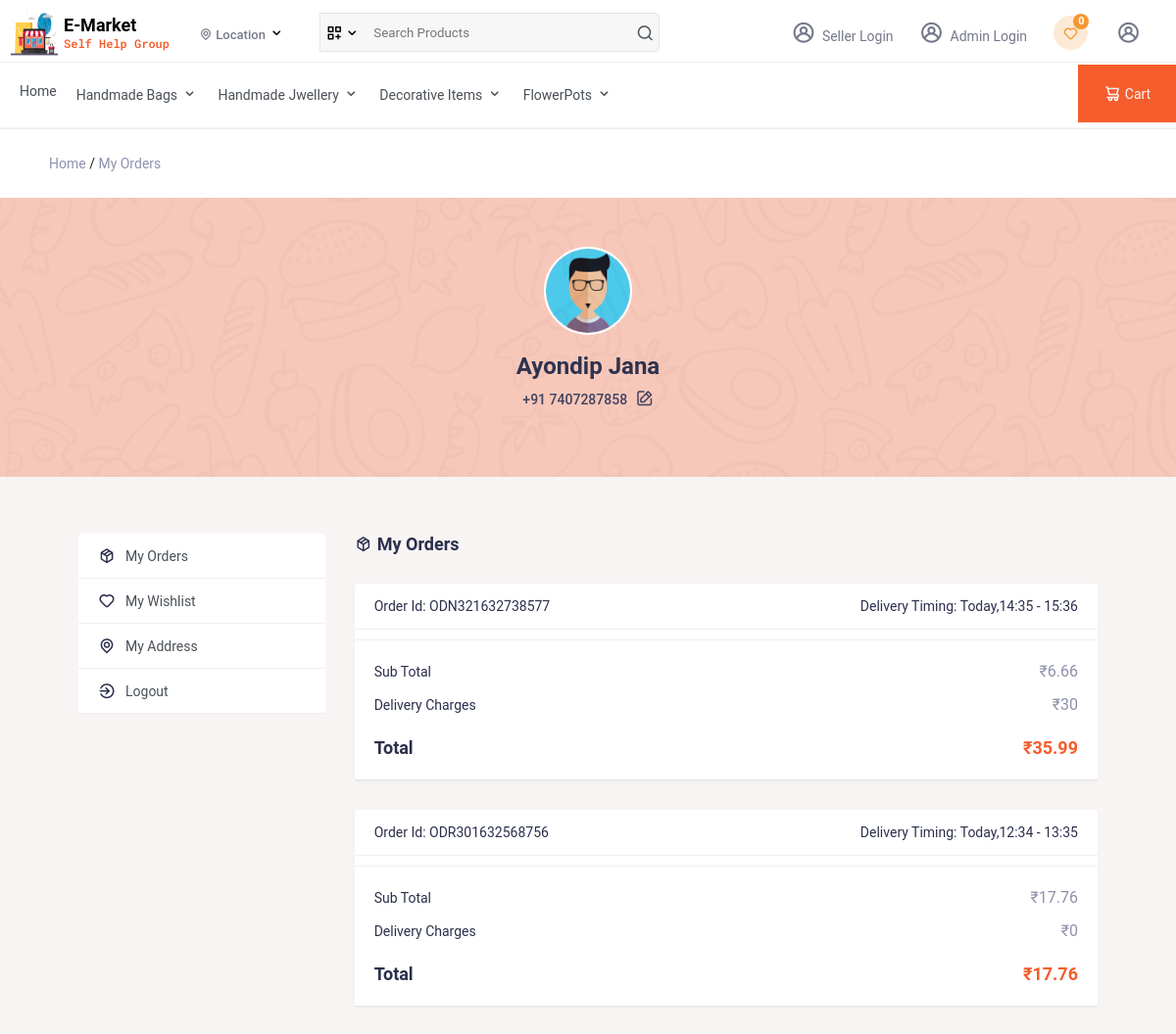
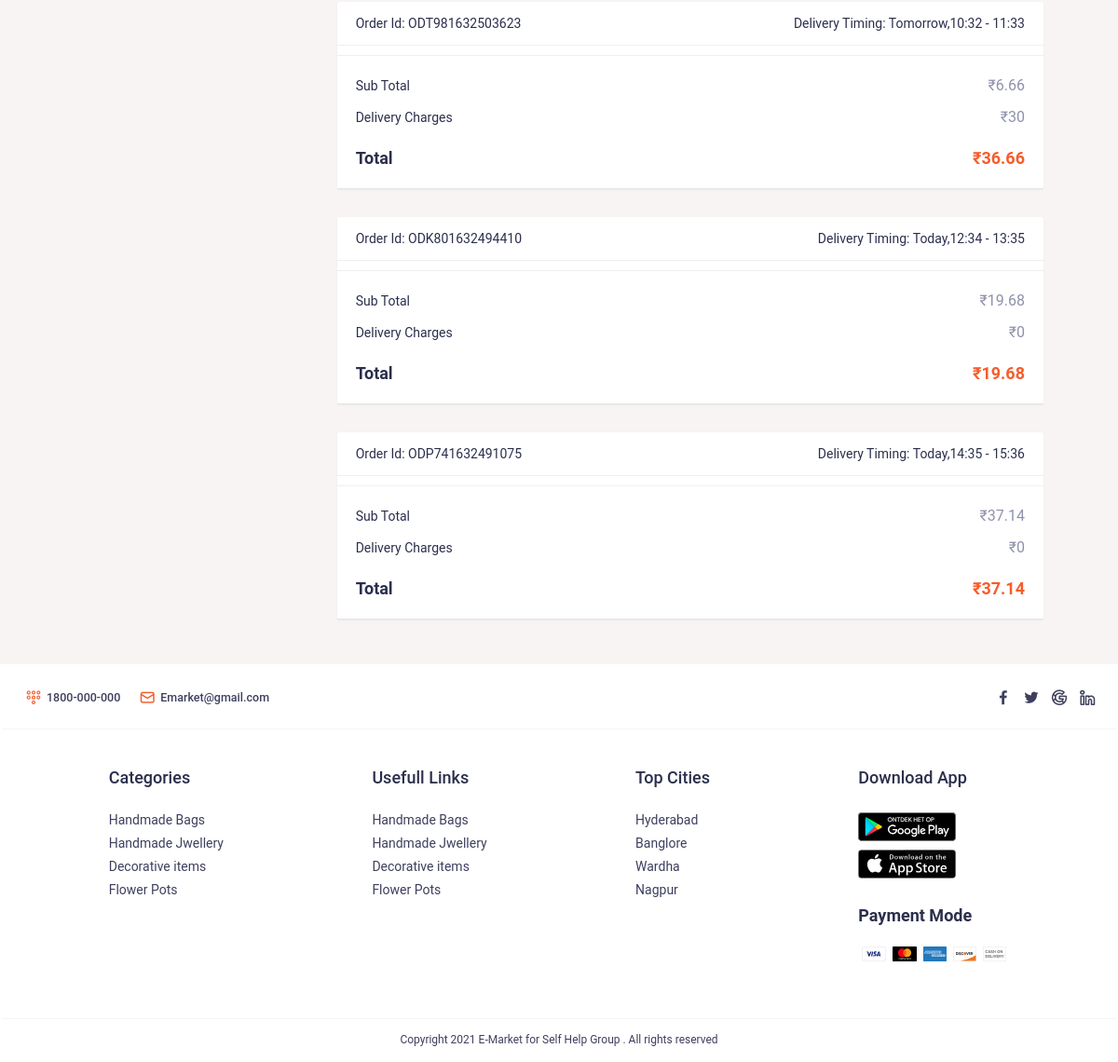
/myac.php (signed in), run on the app's committed database (2 pictures, top to bottom).
### tables this page shows
CREATE TABLE `categories` (
  `id` int(11) NOT NULL,
  `category` varchar(255) NOT NULL,
  `status` tinyint(1) NOT NULL
);

CREATE TABLE `users` (
  `id` int(11) NOT NULL,
  `email` varchar(255) NOT NULL,
  `password` text NOT NULL,
  `mobile` varchar(255) NOT NULL,
  `name` varchar(255) NOT NULL,
  `m_vfd` tinyint(1) NOT NULL,
  `e_vfd` tinyint(1) NOT NULL,
  `status` tinyint(1) NOT NULL
);

CREATE TABLE `orders` (
  `id` int(11) NOT NULL,
  `o_id` text NOT NULL,
  `u_id` int(11) NOT NULL,
  `ad_id` int(11) NOT NULL,
  `dv_date` varchar(255) NOT NULL,
  `dv_time` varchar(255) NOT NULL,
  `payment_type` int(11) NOT NULL,
  `payment_status` int(11) NOT NULL,
  `order_status` int(11) NOT NULL,
  `mihpayid` varchar(255) NOT NULL,
  `txnid` varchar(255) NOT NULL,
  `payu_status` varchar(255) NOT NULL,
  `total_amt` float NOT NULL,
  `ship_fee_order` float NOT NULL,
  `final_val` float NOT NULL,
  `isnew` int(11) NOT NULL,
  `delivered_by` int(11) NOT NULL,
  `u_cnfrm` int(11) NOT NULL,
  `ptu` int(11) NOT NULL,
  `udvc` int(11) NOT NULL,
  `is_p_app` int(11) NOT NULL,
  `is_w_ap` int(11) NOT NULL,
  `prmo` int(11) NOT NULL,
  `wlmt` int(11) NOT NULL
);

CREATE TABLE `dv_time` (
  `id` int(11) NOT NULL,
  `from` varchar(100) NOT NULL,
  `tto` varchar(100) NOT NULL
);

### myac.php (the view, shortened to what this page needs)
<?php
require('require/top.php');
?>
<div class="path">
    <div class="container">
        <a href="index.php">Home</a>
        /
        <a href="index.html">My Orders</a>
    </div>
</div>
<section class="myorders">
    <?php require('require/headbanner.php'); ?>
    <section class="myac-body">
        <div class="flex row">
            <?php require('require/ac-left.php'); ?>
            <div class="right">
                <h4><i class="uil uil-box"></i>My Orders</h4>
                <div class="col-lg-12 col-md-12" id="bill-sec">
                    <?php
               $uid=$_SESSION['USER_ID'];
                $query="select orders.is_p_app,orders.is_w_ap,orders.prmo,orders.wlmt,orders.u_cnfrm,orders.dv_time,orders.order_status,orders.id,orders.o_id,orders.total_amt,orders.ship_fee_order,orders.final_val,dv_time.from,dv_time.tto from orders,dv_time where orders.u_id='$uid' and orders.dv_date=dv_time.id and not orders.order_status='1' order by orders.id desc";
                $res=mysqli_query($con,$query);
                if(mysqli_num_rows($res)>0){
                  while($row=mysqli_fetch_assoc($res)){
              ?>
                    <div class="pdpt-bg">
                        <div class="pdpt-title flex justify-between">
                            <h6>Order Id: <?php echo $row['o_id']; ?></h6>
                            <h6>Delivery Timing: <?php echo $row['dv_time']; ?>,<?php echo $row['from']; ?> -
                                <?php echo $row['tto']; ?></h6>
                        </div>
                        <div class="order-body10">
                            <div class="total-dt">
                                <div class="total-checkout-group">
                                    <div class="cart-total-dil">
                                        <h4>Sub Total</h4>
                                        <span>&#8377;<?php echo $row['total_amt']; ?></span>
                                    </div>
                                    <div class="cart-total-dil pt-3">
                                        <h4>Delivery Charges</h4>
                                        <span>&#8377;<?php echo $row['ship_fee_order']; ?></span>
                                    </div>
                                </div>
                                <div class="main-total-cart">
                                    <h2>Total</h2>
                                    <span>&#8377;<?php echo $row['final_val']; ?></span>
                                </div>
                            </div>
                        </div>
                    </div>
                    <?php
                  }
                }
            ?>
                </div>
            </div>
        </div>
    </section>
</section>
<?php require('require/foot.php'); ?>
<?php require('require/last.php'); ?>

### require/top.php (shortened to what this page needs)
<?php
    require("utility/utility.php");
?>
<!DOCTYPE html>
<html lang="en">
<head>
    <link rel="stylesheet" href="assets/css/style.css" />
    <link rel="stylesheet" href="https://unicons.iconscout.com/release/v4.0.0/css/line.css" />
    <link rel="stylesheet" href="assets/css/owl.carousel.min.css" />
    <link rel="stylesheet" href="assets/css/owl.theme.default.min.css" />
</head>
<body>
    <header class="header">
        <div class="top-header">
            <div class="th">
                <div class="logo">
                    <a href="index.html">
                        <img src="assets/images/sellerlogo.png" alt="logo" />
                    </a>
                </div>
                <div class="name">
                    E-Market <br />
                    <span>Self Help Group</span>
                </div>
                <div class="selecloc">
                    <div class="dropdown" tabindex="0">
                        <div class="text">
                            <i class="uil uil-location-point"></i>
                            <?php
               if(isset($_GET['utm_source'])){
                 $source=$_GET['utm_source'];
                $c=mysqli_num_rows(mysqli_query($con,"select * from city where id='$source'"));
                if($c==0){
                  redirect('index.php');
                  die();
                }
                if(isset($_SESSION['utm_source'])){
                  if($_GET['utm_source']!=$_SESSION['utm_source']){
                    if(isset($_SESSION['USER_CART'])){
                      unset($_SESSION['USER_CART']);
                      unset($_SESSION['CART_QTY']);
                    }
                    $_SESSION['utm_source']=$source;
                    echo getcity($con,$_SESSION['utm_source']);
                  }else{
                    echo getcity($con,$_SESSION['utm_source']);
                  }
                }else{
                  $_SESSION['utm_source']=$source;
                  echo getcity($con,$_SESSION['utm_source']);
                }
               }else{
                if(isset($_SESSION['utm_source'])){
                  echo getcity($con,$_SESSION['utm_source']);
                }else{
                  echo "Location";
                }
               }
               ?>
                        </div>
                        <i class="uil uil-angle-down icon__14"></i>
                    </div>
                </div>
                <div class="searchbox">
                    <span>
                        <i class="uil uil-create-dashboard" onclick="show_cat()"></i>
                        <i class="uil uil-angle-down icon__14" onclick="show_cat()"></i>
                    </span>
                    <form action="view.php" method="GET">
                        <input type="text" placeholder="Search Products" name="k" />
                        <button>
                            <i class="uil uil-search"></i>
                        </button>
                    </form>
                </div>
                <div class="rightbox">
                    <ul>
                        <li>
                            <a href="seller/index.php" class="rightlink">
                            <i class="uil uil-user-circle bg"></i>
                                Seller Login
                            </a>
                        </li>
                        <li>
                            <a href="admin/login.php" class="rightlink">
                            <i class="uil uil-user-circle bg"></i>
                                Admin Login
                            </a>
                        </li>
                        <li>
                            <a href="wishlist.php" class="rightlink wl">
                                <i class="uil uil-heart icon_wishlist"></i>
                                <span class="noti_count1">
                                    <?php
                                        if(isset($_SESSION['USER_LOGIN'])){
                                            $uid=$_SESSION['USER_ID'];
                                            $num=mysqli_num_rows(mysqli_query($con,"select * from wishlist where u_id='$uid'"));
                                            echo $num;
                                        }else{
                                            echo 0;
                                        }
                                    ?>
                                </span>
                            </a>
                        </li>
                        <li class="user">
                            <a href="javascript:void(0)" class="rightlink">
                                <i class="uil uil-user-circle bg" onclick="show_userpanel()">
                                </i>
                            </a>
                        </li>
                    </ul>
                </div>
            </div>
        </div>
        <div class="bottom-header">
            <div class="sub-header">
                <nav>
                    <div class="div"><a href="index.php">Home</a></div>
                    <?php
                $res=mysqli_query($con,"select * from categories limit 10");
                while($row=mysqli_fetch_assoc($res)){
            ?>
                    <div class="div">
                        <?php
                echo $row['category'];
            ?>
                        <i class="uil uil-angle-down icon__14"></i>
                    </div>
                    <?php
                }
            ?>
                </nav>
                <div class="cart-right" onclick="control.redirect('cart.php')">
                    <i class="uil uil-shopping-cart-alt"></i>Cart
                </div>
            </div>
        </div>
    </header>

### require/headbanner.php
<?php
$userid=$_SESSION['USER_ID'];
$userData=mysqli_fetch_assoc(mysqli_query($con,"select users.* from users where users.id='$userid' "));
?>
<div class="headbanner">
    <div class="userimage">
        <img src="assets/images/img-5.jpg" alt="" />
    </div>
    <h4><?php echo $userData['name'] ?></h4>
    <p>
        +91 <?php echo $userData['mobile'] ?>
        <a href="#"><i class="uil uil-edit"></i></a>
    </p>
</div>

### require/ac-left.php
<div class="left">
            <div class="ul-wrapper">
              <ul>
                <li <?php if($_SERVER['PHP_SELF']==D."/myac.php"){ echo "class='active'"; } ?>>
                  <i class="uil uil-box"></i>
                  <a href="myac.php">My Orders</a>
                </li>
                <li <?php if($_SERVER['PHP_SELF']==D."/wishlist.php"){ echo "class='active'"; } ?>>
                  <i class="uil uil-heart"></i>
                  <a href="wishlist.php">My Wishlist</a>
                </li>
                <li <?php if($_SERVER['PHP_SELF']==D."/address.php" || $_SERVER['PHP_SELF']==D."/edit_address.php" || $_SERVER['PHP_SELF']==D."/add_address.php"){ echo "class='active'"; } ?>>
                  <i class="uil uil-location-point"></i>
                  <a href="address.php">My Address</a>
                </li>
                <li onclick="logout()">
                  <i class="uil uil-sign-out-alt"></i>
                  <a href="javascript:void(0)">Logout</a>
                </li>
              </ul>
            </div>
          </div>

### require/foot.php (shortened to what this page needs)
<section class="defaultPadding mt4 footer">
    <div class="footer-row1">
        <div class="container">
            <div class="row flex">
                <ul class="ul1">
                    <li>
                        <a href="#">
                            <i class="uil uil-dialpad-alt"></i>
                            1800-000-000
                        </a>
                    </li>
                    <li>
                        <a href="#">
                            <i class="uil uil-envelope-alt"></i>
                            Emarket@gmail.com
                        </a>
                    </li>
                </ul>
                <ul class="ul2">
                    <li>
                        <a href="#">
                            <i class="uil uil-facebook-f"></i>
                        </a>
                    </li>
                    <li>
                        <a href="#">
                            <i class="uil uil-twitter"></i>
                        </a>
                    </li>
                    <li>
                        <a href="#">
                            <i class="uil uil-google"></i>
                        </a>
                    </li>
                    <li>
                        <a href="#">
                            <i class="uil uil-linkedin-alt"></i>
                        </a>
                    </li>
                </ul>
            </div>
        </div>
    </div>
    <div class="footer-row2">
        <div class="container">
            <div class="row">
                <ul class="ul1">
                    <li class="heading">
                        <h4>Categories</h4>
                    </li>
                    <ul class="ul-sub">
                        <li>Handmade Bags</li>
                        <li>Handmade Jwellery</li>
                        <li>Decorative items</li>
                        <li>Flower Pots</li>
                    </ul>
                </ul>
                <ul class="ul1">
                    <li class="heading">
                        <h4>Usefull Links</h4>
                    </li>
                    <ul class="ul-sub">
                    <li>Handmade Bags</li>
                        <li>Handmade Jwellery</li>
                        <li>Decorative items</li>
                        <li>Flower Pots</li>
                    </ul>
                </ul>
                <ul class="ul1">
                    <li class="heading">
                        <h4>Top Cities</h4>
                    </li>
                    <ul class="ul-sub">
                    <li>Hyderabad</li>
                        <li>Banglore</li>
                        <li>Wardha</li>
                        <li>Nagpur</li>
                    </ul>
                </ul>
                <ul class="ul1">
                    <li class="heading">
                        <h4>Download App</h4>
                    </li>
                    <ul class="ul-sub da">
                        <li class="dbnt">
                            <a href="">
                                <img src="assets/images/svg/download-1.svg" alt="" />
                            </a>
                        </li>
                        <li class="dbnt">
                            <a href="">
                                <img src="assets/images/svg/download-2.svg" alt="" />
                            </a>
                        </li>
                    </ul>
                    <li class="heading thd">
                        <h4><b>Payment Mode</b></h4>
                    </li>
                    <ul class="ul-sub t flex">
                        <li class="dbnt">
                            <a href="">
                                <img src="assets/images/svg/pyicon-1.svg" alt="" />
                            </a>
                        </li>
                        <li class="dbnt">
                            <a href="">
                                <img src="assets/images/svg/pyicon-2.svg" alt="" />
                            </a>
                        </li>
                        <li class="dbnt">
                            <a href="">
                                <img src="assets/images/svg/pyicon-3.svg" alt="" />
                            </a>
                        </li>
                        <li class="dbnt">
                            <a href="">
                                <img src="assets/images/svg/pyicon-4.svg" alt="" />
                            </a>
                        </li>
                        <li class="dbnt">
                            <a href="">
                                <img src="assets/images/svg/pyicon-6.svg" alt="" />
                            </a>
                        </li>
                    </ul>
                </ul>
            </div>
        </div>
    </div>
    <div class="footer-3">
        <span> Copyright 2021 E-Market for Self Help Group . All rights reserved </span>
    </div>
</section>

### require/last.php
</body>
</html>

### data on the page
categories: category "Handmade Bags"
categories: category "Handmade Jwellery"
categories: category "Decorative Items"
categories: category "FlowerPots"
users: name "Ayondip Jana", mobile "7407287858"
orders: o "ODN321632738577", dv_time "Today", dv_time.from "14:35", dv_time.tto "15:36", total_amt "6.66", ship_fee_order "30", final_val "35.99"
orders: o "ODR301632568756", dv_time "Today", dv_time.from "12:34", dv_time.tto "13:35", total_amt "17.76", ship_fee_order "0", final_val "17.76"
orders: o "ODT981632503623", dv_time "Tomorrow", dv_time.from "10:32", dv_time.tto "11:33", total_amt "6.66", ship_fee_order "30", final_val "36.66"
orders: o "ODK801632494410", dv_time "Today", dv_time.from "12:34", dv_time.tto "13:35", total_amt "19.68", ship_fee_order "0", final_val "19.68"
orders: o "ODP741632491075", dv_time "Today", dv_time.from "14:35", dv_time.tto "15:36", total_amt "37.14", ship_fee_order "0", final_val "37.14"

### other printed values
$num "0"
